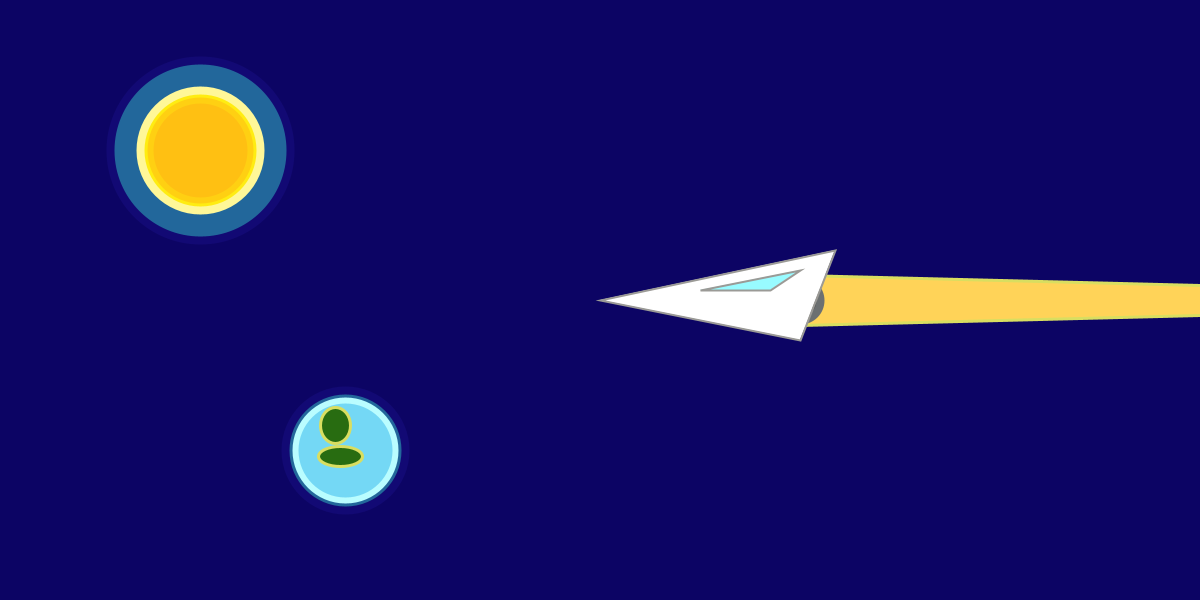
Frame 1 (no input)
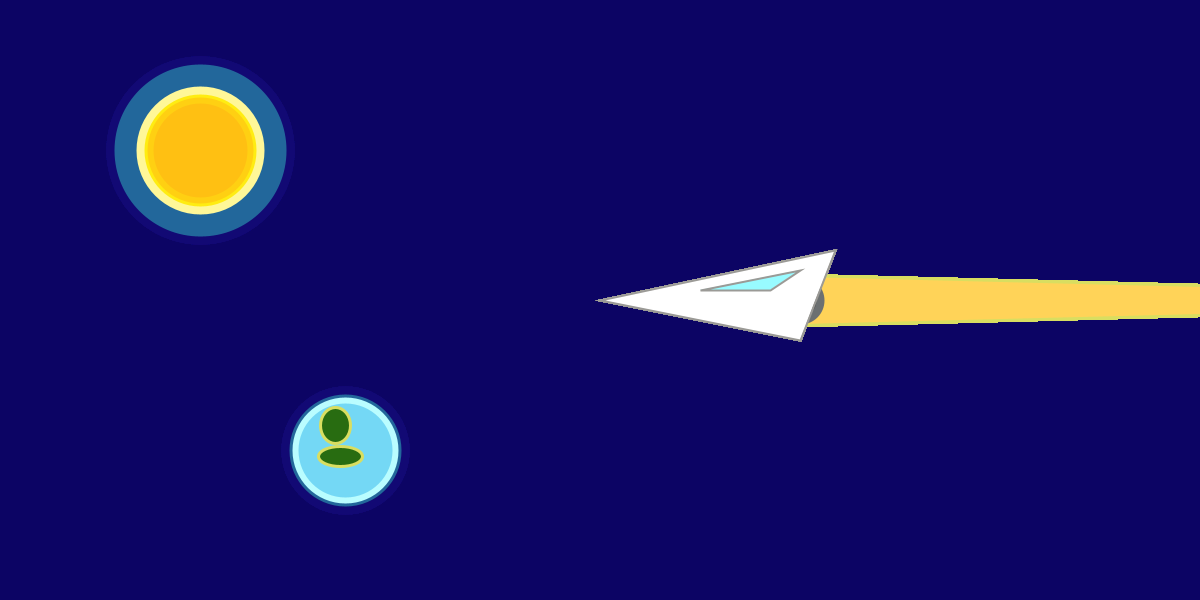
Frame 60 (the mouse pressed at the canvas centre just before this capture)
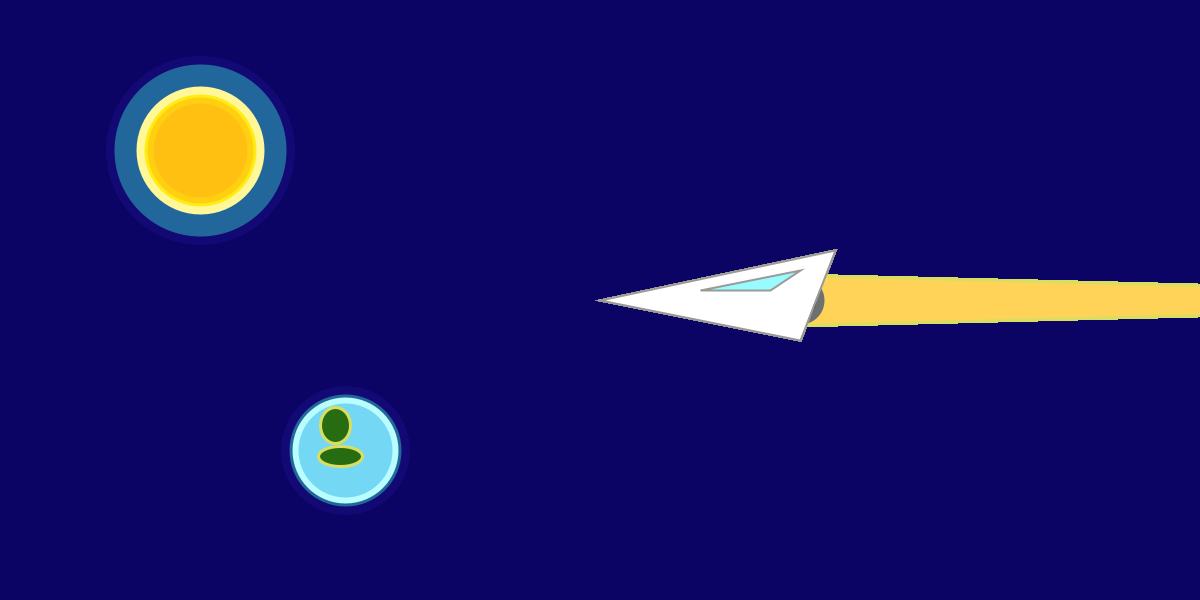
Frame 120 (the mouse held since frame 60 and released just before this capture)

The Processing sketch that drew these frames (run headless with seeded random() and noise(); from frame 60 on, the mouse is pressed at the canvas centre):

// Processing sketch: Eric_Picture
// ── Eric_Picture.pde
//Eric Price Grid Pattern 

void setup() {
  size(1200, 600);
  background(#0C0464);
}

//cpomment

void draw() {
  //temp grid
  //line(100, 0, 100, 600);
  //line(200, 0, 200, 600);
  //line(300, 0, 300, 600);
  //line(400, 0, 400, 600);
  //line(500, 0, 500, 600);
  //line(600, 0, 600, 600);
  //line(700, 0, 700, 600);
  //line(800, 0, 800, 600);
  //line(900, 0, 900, 600);
  //line(1000, 0, 1000, 600);
  //line(1100, 0, 1100, 600);

 //line(0, 100, 1200, 100);
 //line(0, 200, 1200, 200);
 //line(0, 300, 1200, 300);
 //line(0, 400, 1200, 400);
 //line(0, 500, 1200, 500);

  //star

  strokeWeight(8);
  stroke(#120974);
  fill(#22679B);
  ellipseMode(RADIUS);
  ellipse(200, 150, 90, 90);

  strokeWeight(8);
  stroke(#FFF798);
  fill(#FFEC12);
  ellipseMode(RADIUS);
  ellipse(200, 150, 60, 60);

  strokeWeight(6);
  stroke(#FFD012);
  fill(#FFC012);
  ellipseMode(RADIUS);
  ellipse(200, 150, 50, 50);

  //Planet

  strokeWeight(8);
  stroke(#120974);
  fill(#22679B);
  ellipseMode(RADIUS);
  ellipse(345, 450, 60, 60);

  strokeWeight(6);
  stroke(#B9FDFF);
  fill(#74D8F5);
  ellipseMode(RADIUS);
  ellipse(345, 450, 50, 50);

  strokeWeight(3);
  stroke(#D9DE60);
  fill(#286C11);
  ellipseMode(RADIUS);
  ellipse(335, 425, 15, 18);

  strokeWeight(3);
  stroke(#D9DE60);
  fill(#286C11);
  ellipseMode(RADIUS);
  ellipse(340, 456, 22, 10);

  //spaceship

  strokeWeight(3);
  stroke(#D9DE60);
  fill(#FFD358);
  triangle(1800, 300, 800, 325, 800, 275);

  strokeWeight(8);
  stroke(#6C7071);
  fill(#4C4F50);
  ellipseMode(RADIUS);
  ellipse(800, 300, 20, 20);

  strokeWeight(2);
  stroke(#9B9A96);
  fill(255);
  triangle(600, 300, 800, 340, 835, 250);

  strokeWeight(2);
  stroke(#9B9A96);
  fill(#98FBFF);
  triangle(700, 290, 770, 290, 800, 270);
}
